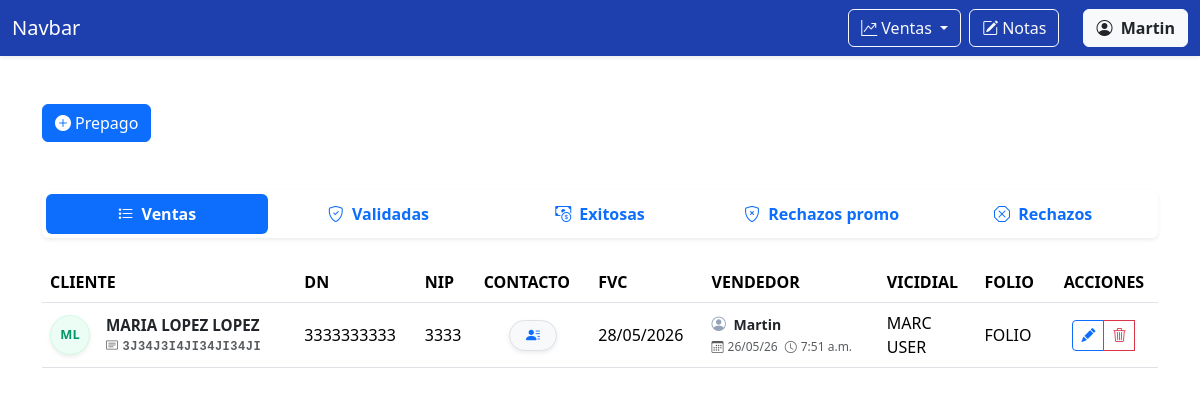
The app's page /ventas/prepago/ (signed in) with its own data.
### ventas/models.py (models this page shows)
class VentaPrepago(models.Model):
    nombre = models.CharField('NOMBRE(S)', max_length=100)
    apellido_paterno = models.CharField('APELLIDO PATERNO', max_length=100)
    apellido_materno = models.CharField(
        'APELLIDO MATERNO', max_length=100, blank=True, default='')
    curp = models.CharField('CURP', max_length=18, validators=[
                            MinLengthValidator(18)])
    dn = models.CharField('DN', max_length=10, validators=[
                          numeric_validator, MinLengthValidator(10)])
    nip = models.CharField('NIP', max_length=4, validators=[
                           numeric_validator, MinLengthValidator(4)], help_text='Solo se permiten números.')
    contact1 = models.CharField('CONTACTO1', max_length=16, validators=[
                                MinLengthValidator(10), RegexValidator(r'^[A-Z0-9 ]+$')])
    contact2 = models.CharField('CONTACTO 2', max_length=10, validators=[
                                numeric_validator, MinLengthValidator(10)])
    fvc = models.DateField('FVC')
    acepta_promo = models.BooleanField(
        'ACEPTA PROMO', null=True, blank=True, choices=[(True, 'Sí'), (False, 'No')])
    STATUS_CHOICES = [
        ('en_proceso', 'EN PROCESO'),
        ('nip_incorrecto', 'NIP INCORRECTO'),
        ('curp_incorrecto', 'CURP INCORRECTO'),
        ('sin_fvc', 'SIN FVC'),
        ('exitosa', 'EXITOSA'),
        ('baja_exportada', 'BAJA EXPORTADA'),
        ('alta', 'ALTA'),
        ('gestionada_por_otro_call_center', 'GESTIONADA POR OTRO CALL CENTER'),
        ('sin_nip', 'SIN NIP'),
        ('futura', 'FUTURA'),
        ('linea_movistar', 'LINEA MOVISTAR'),
        ('cac_lejano', 'CAC LEJANO'),
    ]
    status = models.CharField(
        'Status',
        max_length=100,
        choices=STATUS_CHOICES,
        default='en_proceso'
    )
    email = models.EmailField('EMAIL', max_length=254)
    folio = models.CharField('FOLIO', max_length=100)
    usuario_marcador = models.CharField('USUARIO MARCADOR', max_length=100)
    marcador = models.CharField('MARCADOR', max_length=100)
    validador = models.ForeignKey(
        User, on_delete=models.SET_NULL, null=True, blank=True, related_name='validador')
    supervisor = models.ForeignKey(
        User, on_delete=models.SET_NULL, null=True, blank=True, related_name='supervisor')
    created = models.DateTimeField(auto_now_add=True)
    user = models.ForeignKey(
        User, on_delete=models.CASCADE, related_name='vendedor')

### ventas/views.py (the view, shortened to what this page needs)
# urls.py: path('prepago/', views.prepago, name='prepago'),
@login_required
def prepago(request):
    es_vendedor = request.user.groups.filter(name='VENDEDORES').exists()
    es_superior = request.user.is_superuser or request.user.groups.filter(
        name__in=['VALIDADORES', 'SUPERVISORES']).exists()
    es_supervisor = request.user.is_superuser or request.user.groups.filter(
        name='SUPERVISORES').exists()
    if es_superior:
        if request.GET.get('rol'):
            request.session['rol_activo'] = request.GET.get('rol')
        if request.session.get('rol_activo') == 'vendedor':
            es_supervisor = False
            es_vendedor = True
        else:
            es_vendedor = False
            pass  # El rol activo sigue siendo el de superior, no hacemos cambios
    else:
        request.session['rol_activo'] = 'vendedor'
        es_vendedor = True
        es_supervisor = False
        es_supervisor = False
    if request.method == 'GET':
        if es_superior:
            base_queryset = VentaPrepago.objects.all()
        else:
            base_queryset = VentaPrepago.objects.filter(user=request.user)
        ventas_prepago = base_queryset.filter(
            acepta_promo=None).order_by('-created')
        ventas_prepago_validadas = base_queryset.filter(
            acepta_promo=True, status='en_proceso').order_by('-created')
        ventas_prepago_exitosas = base_queryset.filter(
            status='exitosa').order_by('-created')
        ventas_prepago_rechazos_promo = base_queryset.filter(
            acepta_promo=False).order_by('-created')
        ventas_prepago_rechazos = base_queryset.exclude(acepta_promo=None).exclude(
            status='exitosa').exclude(status='en_proceso').order_by('-created')
        return render(request, 'prepago.html', {
            'form': VentaPrepagoForm(user=request.user, rol_activo=request.session.get('rol_activo')),
            'ventas_prepago': ventas_prepago,
            'ventas_prepago_validadas': ventas_prepago_validadas,
            'ventas_prepago_exitosas': ventas_prepago_exitosas,
            'ventas_prepago_rechazos_promo': ventas_prepago_rechazos_promo,
            'ventas_prepago_rechazos': ventas_prepago_rechazos,
            'es_superior': es_superior,  # Pasamos esta bandera al HTML
            'es_supervisor': es_supervisor,  # Pasamos esta bandera al HTML
            'es_vendedor': es_vendedor  # Pasamos esta bandera al HTML
        })

### ventas/templates/prepago.html (shortened to what this page needs)
{% extends 'base.html' %} {% block content %}
  {% if es_vendedor %}
    <div class="container mt-5">
      <button type="button" class="btn btn-primary" data-bs-toggle="modal" data-bs-target="#createPrepagoModal"><i class="bi bi-plus-circle-fill me-1"></i>Prepago</button>
    </div>
  {% endif %}
  <div class="container mt-5 mb-5" id="moduloVentas">
    <ul class="nav nav-pills nav-justified mb-4 shadow-sm p-1 bg-white rounded fw-bold">
      <li class="nav-item">
        <button class="nav-link {% if not request.GET.tab or request.GET.tab == 'ventas' %}active{% endif %}" data-bs-toggle="tab" data-bs-target="#ventas"><i class="bi bi-list-stars me-1"></i> Ventas</button>
      </li>
      <li class="nav-item">
        <button class="nav-link {% if request.GET.tab == 'validadas' %}active{% endif %}" data-bs-toggle="tab" data-bs-target="#validadas"><i class="bi bi-shield-check me-1"></i> Validadas</button>
      </li>
      <li class="nav-item">
        <button class="nav-link" data-bs-toggle="tab" data-bs-target="#exitosas"><i class="bi bi-cash-coin me-1"></i> Exitosas</button>
      </li>
      <li class="nav-item">
        <button class="nav-link" data-bs-toggle="tab" data-bs-target="#rechazos_promo"><i class="bi bi-shield-x me-1"></i> Rechazos promo</button>
      </li>
      <li class="nav-item">
        <button class="nav-link" data-bs-toggle="tab" data-bs-target="#rechazos"><i class="bi bi-x-octagon me-1"></i> Rechazos</button>
      </li>
    </ul>
    <div class="tab-content mt-3" id="pills-tabContent">
      <div class="tab-pane fade {% if not request.GET.tab or request.GET.tab == 'ventas' %}show active{% endif %}" id="ventas" role="tabpanel">
        <table class="table table-hover align-middle">
          <thead>
            <tr>
              <th scope="col">CLIENTE</th>
              <th scope="col">DN</th>
              <th scope="col">NIP</th>
              <th scope="col">CONTACTO</th>
              <th scope="col">FVC</th>
              <th scope="col">VENDEDOR</th>
              <th scope="col">VICIDIAL</th>
              <th scope="col">FOLIO</th>
              {% if es_superior %}
                <th scope="col" class="text-center">ACCIONES</th>
              {% endif %}
            </tr>
          </thead>
          <tbody>
            {% for venta_prepago in ventas_prepago %}
              <tr>
                <th scope="row" class="align-middle">
                  <div class="d-flex align-items-center">
                    <div class="avatar-circle me-3 d-flex align-items-center justify-content-center shadow-sm" style="width: 40px; height: 40px; background-color: #ecfdf5; color: #059669; border: 1px solid #d1fae5; border-radius: 50%; font-weight: bold; font-size: 0.8rem; flex-shrink: 0;">{{ venta_prepago.nombre|first|upper }}{{ venta_prepago.apellido_paterno|first|upper }}</div>
                    <div class="d-flex flex-column" style="line-height: 1.2;">
                      <span class="text-dark fw-bold" style="font-size: 0.95rem; max-width: 250px; overflow: hidden; text-overflow: ellipsis; white-space: nowrap;" title="{{ venta_prepago.nombre }} {{ venta_prepago.apellido_paterno }} {{ venta_prepago.apellido_materno }}">{{ venta_prepago.nombre }} {{ venta_prepago.apellido_paterno }} {{ venta_prepago.apellido_materno }}</span>
                      <small class="text-muted font-monospace mt-1" style="font-size: 0.75rem; letter-spacing: 0.5px; white-space: nowrap;"><i class="bi bi-card-text me-1"></i>{{ venta_prepago.curp }}</small>
                    </div>
                  </div>
                </th>
                <td>{{ venta_prepago.dn }}</td>
                <td>{{ venta_prepago.nip }}</td>
                <td class="align-middle text-center">
                  <button type="button" class="btn btn-sm btn-light border shadow-sm rounded-pill px-3" data-bs-toggle="popover" data-bs-placement="right" data-bs-html="true" data-bs-content="
              <div class='text-start small'>
              <i class='bi bi-telephone-fill me-1 text-primary'></i>{{ venta_prepago.contact1 }}<br>
              <i class='bi bi-telephone-fill me-1 text-primary'></i>{{ venta_prepago.contact2 }}<br>
              <hr class='my-1'>
              <i class='bi bi-envelope-fill me-1 text-primary'></i>
              <span class='text-primary'>{{ venta_prepago.email|truncatechars:19 }}</span>
            </div>"><i class="bi bi-person-lines-fill text-primary"></i></button>
                </td>
                <td>{{ venta_prepago.fvc|date:'d/m/Y' }}</td>
                <td>
                  <div class="text-muted small">
                    <i class="bi bi-person-circle me-1" style="color: #94a3b8; font-size: 0.9rem;"></i>
                    <span class="fw-bold text-dark me-2">{{ venta_prepago.user.first_name }}</span> <br />
                    <span style="font-size: 0.75rem;">
                      <i class="bi bi-calendar3 me-1"></i>{{ venta_prepago.created|date:'d/m/y' }}
                      <i class="bi bi-clock ms-1 me-1"></i>{{ venta_prepago.created|time:'g:i a' }}
                    </span>
                  </div>
                </td>
                <td>
                  {{ venta_prepago.marcador }}<br />
                  {{ venta_prepago.usuario_marcador }}
                </td>
                <td>{{ venta_prepago.folio }}</td>
                <td class="text-center">
                  <div class="btn-group" role="group">
                    {% if es_superior %}
                      <button type="button" class="btn btn-sm btn-outline-primary" title="Editar" data-bs-toggle="modal" data-bs-target="#updatePrepagoModal{{ venta_prepago.id }}"><i class="bi bi-pencil-fill"></i></button>
                      <button type="button" class="btn btn-sm btn-outline-danger" title="Eliminar" data-bs-toggle="modal" data-bs-target="#deletePrepagoModal{{ venta_prepago.id }}"><i class="bi bi-trash3"></i></button>
                    {% endif %}
                  </div>
                </td>
              </tr>
            {% endfor %}
          </tbody>
        </table>
      </div>
    </div>
  </div>
{% endblock %}

### templates/base.html (shortened to what this page needs)
<!DOCTYPE html>
<html lang="es-MX">
  <head>
    <link href="https://cdn.jsdelivr.net/npm/bootstrap@5.3.8/dist/css/bootstrap.min.css" rel="stylesheet" />
    <link rel="stylesheet" href="https://cdn.jsdelivr.net/npm/bootstrap-icons@1.13.1/font/bootstrap-icons.min.css" />
  </head>
  <body>
    <nav class="navbar navbar-expand-lg navbar-dark shadow-sm" style="background-color: #1e40af;">
      <div class="container-fluid">
        <a class="navbar-brand" href="{% url 'dashboard' %}">Navbar</a>
        <div class="collapse navbar-collapse" id="navbarNav">
          <ul class="navbar-nav ms-auto">
            <li class="nav-item">
              <div class="dropdown">
                <button class="btn btn-outline-light dropdown-toggle" type="button" data-bs-toggle="dropdown" aria-expanded="false">
                  <i class="bi bi-graph-up-arrow"></i>
                  Ventas
                </button>
              </div>
            </li>
            <li class="nav-item ms-2">
              <a class="btn btn-outline-light" href="{% url 'notas' %}"><i class="bi bi-pencil-square me-1"></i>Notas</a>
            </li>
            <li class="nav-item ms-2">
              <div class="dropdown">
                <button class="btn btn-light text-dark ms-3" type="button" data-bs-toggle="dropdown" aria-expanded="false"><i class="bi bi-person-circle me-1"></i> <strong>{{ user.first_name }}</strong></button>
              </div>
            </li>
          </ul>
        </div>
      </div>
    </nav>
    {% block content %}
    {% endblock %}
  </body>
</html>

### records on screen
VentaPrepago: nombre|first "M", apellido_paterno|first "L", nombre "MARIA", apellido_paterno "LOPEZ", apellido_materno "LOPEZ", curp "3J34J3I4JI34JI34JI", dn "3333333333", nip "3333", fvc "28/05/2026", user.first_name "Martin", created "26/05/26", created "7:51 a.m.", marcador "MARC", usuario_marcador "USER", folio "FOLIO"

### other values on screen
{{ user.first_name }} "Martin"
